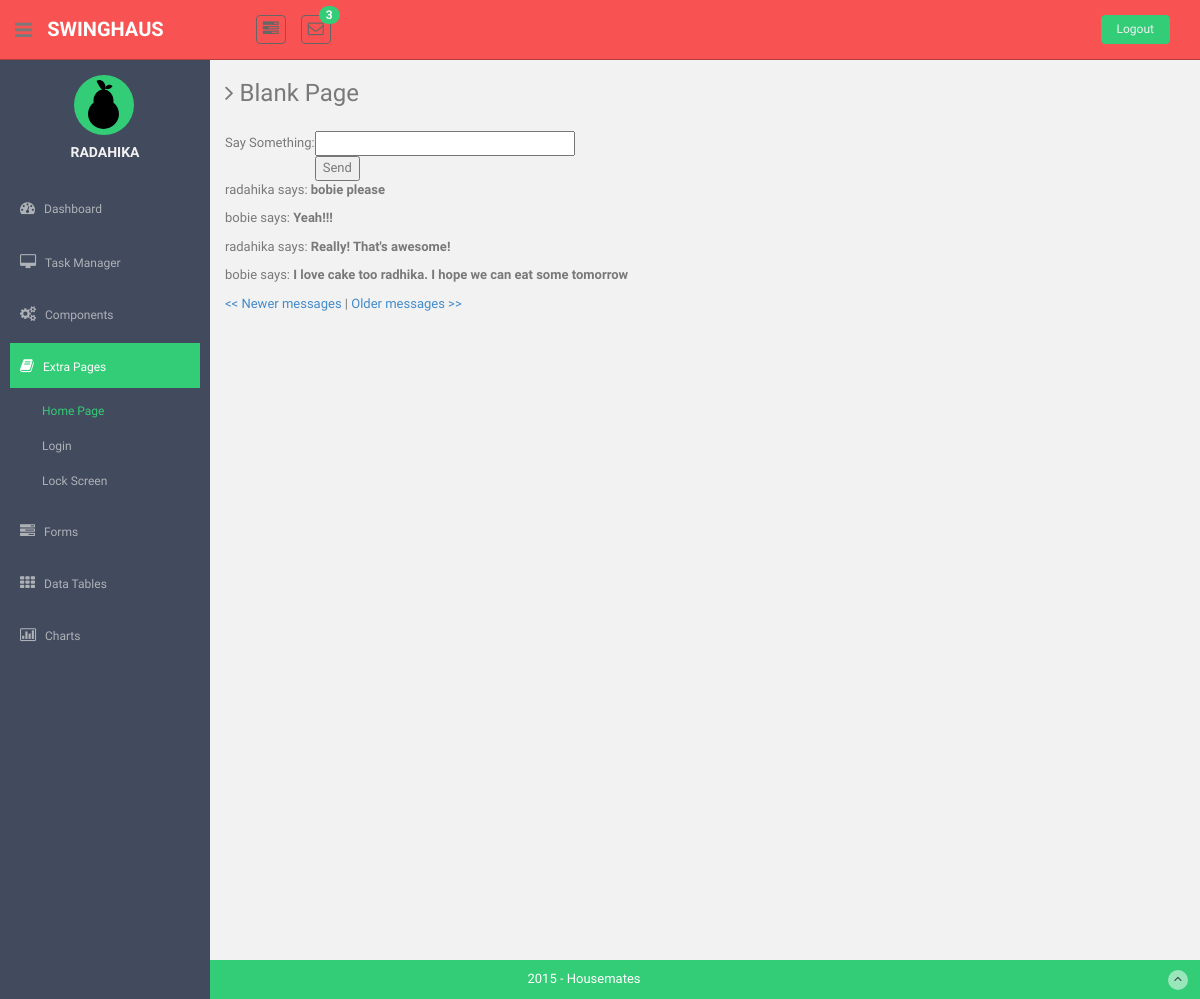
/home/2 (signed in), run on the app's committed database.
### app/models.py (models this page shows, shortened)
class House(db.Model):
    __tablename__ = 'house'
    id = db.Column(db.Integer, primary_key=True)
    housename = db.Column(db.String(64), index=True, unique=True)
    password_hash = db.Column(db.String(128))
    users = db.relationship('User', backref='home', lazy='dynamic')
    chores = db.relationship('Chore', backref='home', lazy='dynamic')
    events = db.relationship('Event', backref='home', lazy='dynamic')
    messages = db.relationship('Message', backref='home', lazy='dynamic')
    def sorted_messages(self):
        return self.messages.order_by(Message.timestamp.desc())

class User(db.Model):
    __tablename__ = 'user'
    id = db.Column(db.Integer, primary_key=True)
    username  = db.Column(db.String(64), index=True, unique=True)
    password_hash = db.Column(db.String(128))
    token = db.Column(db.String(128))
    email = db.Column(db.String(120), index=True, unique=True)
    house_id = db.Column(db.Integer, db.ForeignKey('house.id'))
    chores = db.relationship('Chore', backref='author', lazy='dynamic')
    followed = db.relationship('User',
                               secondary=followers,
                               primaryjoin=(followers.c.follower_id == id),
                               secondaryjoin=(followers.c.followed_id == id),
                               backref=db.backref('followers', lazy='dynamic'),
                               lazy='dynamic')
    messages = db.relationship('Message', backref='author', lazy='dynamic')
    read_messages = 0
    def get_housename(self):
        return str(self.home.housename)
    def chore_count(self):
        return len(self.chores.all())
    def house_message_count(self):
        count = 0
        for message in self.home.messages.all():
            if message.author is not self:
                count += 1
        return count
    def house_messages(self):
        return self.home.sorted_messages()
    def new_message_count(self):
        return self.house_message_count() - self.read_messages

class Message(db.Model):
    __tablename__ = 'message'
    id = db.Column(db.Integer, primary_key=True)
    message = db.Column(db.String(500), index=True)
    timestamp = db.Column(db.DateTime)
    house_id = db.Column(db.Integer, db.ForeignKey('house.id'))
    user_id = db.Column(db.Integer, db.ForeignKey('user.id'))
    def pretty_time(self):
        return str(self.timestamp)[0:-10]

### app/views.py (the view)
@app.route('/home', methods=['GET', 'POST'])
@app.route('/home/<int:page>', methods=['GET', 'POST'])
@login_required
def home(page=1):
    user = g.user
    form = MessageForm()
    if form.validate_on_submit():
        message = Message(message=form.message.data, timestamp=datetime.datetime.utcnow(), author=user, home=user.home)
        db.session.add(message)
        db.session.commit()
        flash('Your message is sent!')
        return redirect(url_for('home'))
    messages = user.house_messages().paginate(page, MESSAGES_PER_PAGE, False)
    return render_template('home.html',
                            title='Home',
                            user=user,
                            form=form,
                            messages=messages)

### app/forms.py
class MessageForm(Form):
    message = StringField('message', validators=[DataRequired()])

### app/views.py (called while the page is built)
@lm.user_loader
def load_user(id):
    return User.query.get(int(id))

@app.before_request
def before_request():
    g.user = current_user

### app/templates/home.html (shortened to what this page needs)
<!DOCTYPE html>
<html lang="en">
  <head>
    <link href="{{ url_for('static', filename='assets/css/bootstrap.css') }}" rel="stylesheet">
    <link href="{{ url_for('static', filename='assets/font-awesome/css/font-awesome.css') }}" rel="stylesheet" />
    <link href="{{ url_for('static', filename='assets/css/style.css') }}" rel="stylesheet">
    <link href="{{ url_for('static', filename='assets/css/style-responsive.css') }}" rel="stylesheet">
    <link href="{{ url_for('static', filename='css/home_style.css') }}" rel="stylesheet">
  </head>
  <body>
  <section id="container" >
      <header class="header black-bg">
              <div class="sidebar-toggle-box">
                  <div class="fa fa-bars tooltips" data-placement="right" data-original-title="Toggle Navigation"></div>
              </div>
            <a href="{{ url_for('index') }}" class="logo"><b>{{ user.get_housename() }}</b></a>
            <div class="nav notify-row" id="top_menu">
                <ul class="nav top-menu">
                    <li class="dropdown">
                        <a data-toggle="dropdown" class="dropdown-toggle" href="index.html#">
                            <i class="fa fa-tasks"></i>
                        </a>
                    </li>
                    <li id="header_inbox_bar" class="dropdown">
                        <a data-toggle="dropdown" class="dropdown-toggle" href="index.html#">
                            <i class="fa fa-envelope-o" id="badge"></i>
                             {% if user.new_message_count() > 0 %}
                            <span class="badge bg-theme">
                              {{ user.new_message_count() }}
                            </span>
                            {% endif %}
                        </a>
                    </li>
                </ul>
            </div>
            <div class="top-menu">
            	<ul class="nav pull-right top-menu">
                <li><a class="logout" href="{{ url_for('logout') }}">Logout</a></li>
            	</ul>
            </div>
        </header>
      <aside>
          <div id="sidebar"  class="nav-collapse ">
              <ul class="sidebar-menu" id="nav-accordion">
                <p class="centered"><a class='user'href="{{ url_for('user', username=g.user.username) }}"><img src="{{ url_for('static', filename='images/pear.svg') }}" alt="profile"></a></p>
              	  <h5 class="centered">{{ user.username.upper() }}</h5>
                  <li class="mt">
                  <a href="{{ url_for('index') }}">
                          <i class="fa fa-dashboard"></i>
                          <span>Dashboard</span>
                      </a>
                  </li>
                  <li class="sub-menu">
                      <a href="javascript:;" >
                          <i class="fa fa-desktop"></i>
                          <span>Task Manager</span>
                      </a>
                  </li>
                  <li class="sub-menu">
                      <a href="javascript:;" >
                          <i class="fa fa-cogs"></i>
                          <span>Components</span>
                      </a>
                  </li>
                  <li class="sub-menu">
                      <a class="active" href="javascript:;" >
                          <i class="fa fa-book"></i>
                          <span>Extra Pages</span>
                      </a>
                      <ul class="sub">
                        <li class="active"><a  href="{{ url_for('home') }}">Home Page</a></li>
                          <li><a  href="login.html">Login</a></li>
                          <li><a  href="lock_screen.html">Lock Screen</a></li>
                      </ul>
                  </li>
                  <li class="sub-menu">
                      <a href="javascript:;" >
                          <i class="fa fa-tasks"></i>
                          <span>Forms</span>
                      </a>
                  </li>
                  <li class="sub-menu">
                      <a href="javascript:;" >
                          <i class="fa fa-th"></i>
                          <span>Data Tables</span>
                      </a>
                  </li>
                  <li class="sub-menu">
                      <a href="javascript:;" >
                          <i class=" fa fa-bar-chart-o"></i>
                          <span>Charts</span>
                      </a>
                  </li>
              </ul>
          </div>
      </aside>
      <section id="main-content">
          <section class="wrapper site-min-height">
          	<h3><i class="fa fa-angle-right"></i> Blank Page</h3>
          	<div class="row mt">
          		<div class="col-lg-12">
              <form action="" method="post" name="message">
                <table>
                  <tr>
                    <td>Say Something:</td>
                    <td> {{ form.message(size=30, maxlength=140) }}</td>
                  </tr>
                  <tr>
                    <td></td>
                    <td><input type="submit" value="Send"></td>
                </tr>
              </table>
            </form>
            {% for message in messages.items %}
            <p>
                {{ message.author.username }} says: <b>{{ message.message }}</b>
            </p>
            {% endfor %}
            {% if messages.has_prev %}<a href="{{ url_for('home', page=messages.prev_num) }}"><< Newer messages</a>{%
            else %}<< New messages{% endif %} |
            {% if messages.has_next %}<a href="{{ url_for('home', page=messages.next_num) }}">Older messages >></a>{%
            else %}Older messages >>{% endif %}
          		</div>
          	</div>
      </section><! --/wrapper -->
      </section>
      <footer class="site-footer">
          <div class="text-center">
              2015 - Housemates
              <a href="#" class="go-top">
                  <i class="fa fa-angle-up"></i>
              </a>
          </div>
      </footer>
  </section>
  </body>
</html>

### app/static/assets/css/style.css (style rules this page uses)
body { color: #797979; background: #f2f2f2; font-family: 'Ruda', sans-serif; padding: 0px !important; margin: 0px !important; font-size:13px; }
ul li { list-style: none; }
a, a:hover, a:focus { text-decoration: none; outline: none; }
#container { width: 100%; height: 100%; }
.bg-theme { background-color: #33cc77; }
.centered { text-align: center; }
.mt { margin-top: 25px; }
ul.top-menu > li > .logout { color: #f2f2f2; font-size: 12px; border-radius: 4px; -webkit-border-radius: 4px; border: 1px solid #33cc77 !important; padding: 5px 15px; margin-right: 15px; background: #33cc77; margin-top: 15px; }
#sidebar { width: 210px; height: 100%; position: fixed; background: #424a5d; }
#sidebar h5 { color: #f2f2f2; font-weight: 700; }
#sidebar ul li { position: relative; }
#sidebar .sub-menu > .sub li { padding-left: 32px; }
#sidebar .sub-menu > .sub li:last-child { padding-bottom: 10px; }
ul.sidebar-menu , ul.sidebar-menu li ul.sub { margin: -2px 0 0; padding: 0; }
ul.sidebar-menu { margin-top: 75px; }
#sidebar > ul > li > ul.sub { display: none; }
#sidebar > ul > li.active > ul.sub, #sidebar > ul > li > ul.sub > li > a { display: block; }
ul.sidebar-menu li ul.sub li { background: #424a5d; margin-bottom: 0; margin-left: 0; margin-right: 0; }
ul.sidebar-menu li ul.sub li:last-child { border-radius: 0 0 4px 4px; -webkit-border-radius: 0 0 4px 4px; }
ul.sidebar-menu li ul.sub li a { font-size: 12px; padding: 6px 0; line-height: 35px; height: 35px; -webkit-transition: all 0.3s ease; -moz-transition: all 0.3s ease; -o-transition: all 0.3s ease; -ms-transition: all 0.3s ease; transition: all 0.3s ease; color: #aeb2b7; }
ul.sidebar-menu li ul.sub li.active a { color: #33cc77; -webkit-transition: all 0.3s ease; -moz-transition: all 0.3s ease; -o-transition: all 0.3s ease; -ms-transition: all 0.3s ease; transition: all 0.3s ease; display: block; }
ul.sidebar-menu li { margin-bottom: 5px; margin-left:10px; margin-right:10px; }
ul.sidebar-menu li.sub-menu { line-height: 15px; }
ul.sidebar-menu li a span { display: inline-block; }
ul.sidebar-menu li a { color: #aeb2b7; text-decoration: none; display: block; padding: 15px 0 15px 10px; font-size: 12px; outline: none; -webkit-transition: all 0.3s ease; -moz-transition: all 0.3s ease; -o-transition: all 0.3s ease; -ms-transition: all 0.3s ease; transition: all 0.3s ease; }
ul.sidebar-menu li a.active, ul.sidebar-menu li a:hover, ul.sidebar-menu li a:focus { background: #33cc77; color: #fff; display: block; -webkit-transition: all 0.3s ease; -moz-transition: all 0.3s ease; -o-transition: all 0.3s ease; -ms-transition: all 0.3s ease; transition: all 0.3s ease; }
ul.sidebar-menu li a i { font-size: 15px; padding-right: 6px; }
ul.sidebar-menu li a.active i { color: #fff; }
#main-content { margin-left: 210px; }
.header, .footer { min-height: 60px; padding: 0 15px; }
.header { position: fixed; left: 0; right: 0; z-index: 1002; }
.black-bg { background: #f95252; border-bottom: 1px solid #B23B3B; }
.wrapper { display: inline-block; margin-top: 60px; padding-left: 15px; padding-right: 15px; padding-bottom: 15px; padding-top: 0px; width: 100%; }
a.logo { font-size: 20px; color: #ffffff; float: left; margin-top: 15px; text-transform: uppercase; font-spacing: 1px; }
a.logo b { font-weight: 900; }
#top_menu .nav > li, ul.top-menu > li { float: left; }
.notify-row { float: left; margin-top: 15px; margin-left: 92px; }
ul.top-menu > li > a { color: #666666; font-size: 16px; border-radius: 4px; -webkit-border-radius: 4px; border:1px solid #666666 !important; padding: 2px 6px; margin-right: 15px; }
.notify-row .badge { position: absolute; right: -10px; top: -10px; z-index: 100; }
.sidebar-toggle-box { float: left; padding-right: 15px; margin-top: 20px; }
.sidebar-toggle-box .fa-bars { cursor: pointer; display: inline-block; font-size: 20px; }
.site-footer { background: #33cc77; color: #fff; padding: 10px 0; }
.go-top { margin-right: 1%; float: right; background: rgba(255,255,255,.5); width: 20px; height: 20px; border-radius: 50%; -webkit-border-radius: 50%; }
.go-top i { color: #2A3542; }
.site-min-height { min-height: 900px; }

### app/static/css/home_style.css (style rules this page uses)
a.user { width: 60px; height: 60px; background-color: #33cc77; background-size: cover; display: block; border-radius: 60px; -webkit-border-radius: 60px; -moz-border-radius: 60px; -webkit-transition: background-color 2s, opacity 2s; margin-left: 35%; padding-top: 5px; }

### data on the page
House: get_housename "SWINGHAUS"
User: username "RADAHIKA"
Message: author.username "radahika", message "bobie please"
Message: author.username "bobie", message "Yeah!!!"
Message: author.username "radahika", message "Really! That's awesome!"
Message: author.username "bobie", message "I love cake too radhika. I hope we can eat some tomorrow"

### other printed values
{{ user.new_message_count() }} "3"
